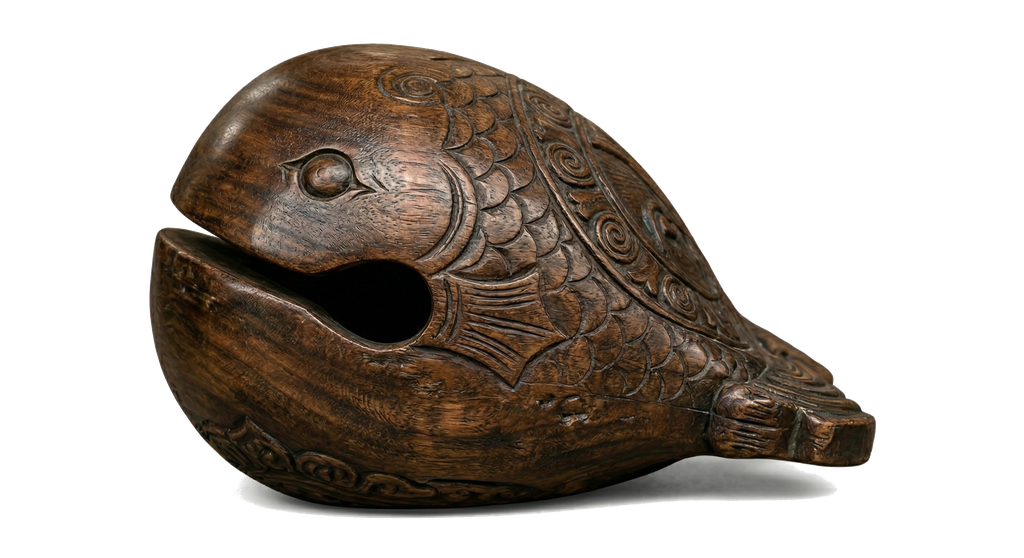
#> input picture images/wooden-fish.png, 1024 x 558 px
$ python remove-background.py
#> lines starting #> are read from the running program, lines starting #| are printed output that depends on the picture
#!/usr/bin/env python3
"""
木鱼图片背景去除脚本
功能：将木鱼图片的背景变为透明
"""

from PIL import Image
import os

def remove_background(input_path, output_path):
    """
    去除图片背景并保存为透明PNG
    """
#> called with input_path = 'scripts/../images/wooden-fish.png'
    print(f"📖 读取图片: {input_path}")

    try:
        # 打开图片
        img = Image.open(input_path)
#> img is the input picture: PIL image 1024x558 RGBA; mean R, G, B, A 35, 27.6, 21, 108.2
        print(f"✅ 图片打开成功")
        print(f"📐 尺寸: {img.size}")
#| 📐 尺寸: (1024, 558)
        print(f"🎨 模式: {img.mode}")
#| 🎨 模式: RGBA

        # 转换为 RGBA 模式（如果还不是）
        if img.mode != 'RGBA':
            img = img.convert('RGBA')
            print(f"🔄 转换为 RGBA 模式")

        # 获取图片数据
        data = img.getdata()

        # 分析边缘颜色（假设边缘是背景）
        # 获取四个角的颜色
        corners = [
            img.getpixel((0, 0)),  # 左上
            img.getpixel((img.width - 1, 0)),  # 右上
            img.getpixel((0, img.height - 1)),  # 左下
            img.getpixel((img.width - 1, img.height - 1))  # 右下
        ]
#> corners = [(0, 0, 0, 0), (0, 0, 0, 0), (0, 0, 0, 0), (0, 0, 0, 0)]

        # 计算平均背景颜色
        avg_r = sum(c[0] for c in corners) // 4
#> avg_r = 0
        avg_g = sum(c[1] for c in corners) // 4
#> avg_g = 0
        avg_b = sum(c[2] for c in corners) // 4
#> avg_b = 0

        print(f"🎯 检测到背景颜色: RGB({avg_r}, {avg_g}, {avg_b})")
#| 🎯 检测到背景颜色: RGB(0, 0, 0)

        # 容差值（可以根据实际情况调整）
        tolerance = 30

        # 创建新的像素数据
        new_data = []
        for item in data:
            r, g, b, a = item

            # 检查是否与背景颜色相似
            if (abs(r - avg_r) < tolerance and
                abs(g - avg_g) < tolerance and
                abs(b - avg_b) < tolerance):
                # 设置为完全透明
                new_data.append((r, g, b, 0))
            else:
                # 保留原始颜色，稍微提高透明度
                # 使用抗锯齿：如果颜色接近背景但不完全相同，逐渐过渡
                color_diff = max(abs(r - avg_r), abs(g - avg_g), abs(b - avg_b))
                if color_diff < tolerance * 1.5:
                    # 边缘区域：逐渐透明
                    alpha = int((color_diff / (tolerance * 1.5)) * 255)
                    new_data.append((r, g, b, alpha))
                else:
                    # 主体部分：完全不透明
                    new_data.append((r, g, b, 255))
#> after the loop, new_data = 571392 items

        # 更新图片数据
        img.putdata(new_data)
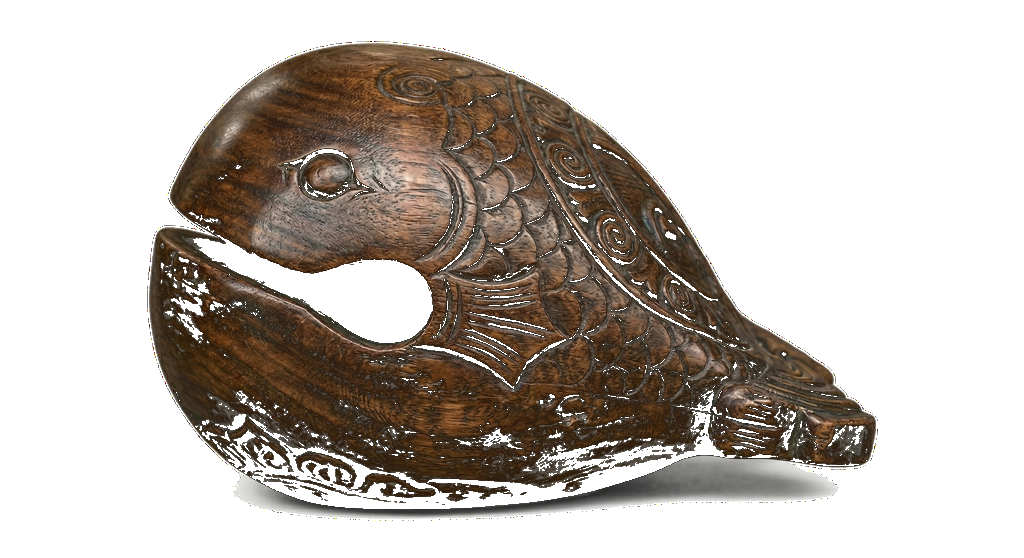
#> img: PIL image 1024x558 RGBA; mean R, G, B, A 35, 27.6, 21, 95; transparent parts drawn white

        # 保存为 PNG
        print(f"💾 保存透明图片: {output_path}")
        img.save(output_path, 'PNG')

        # 检查文件大小
        file_size = os.path.getsize(output_path) / 1024
        print(f"✅ 完成！文件大小: {file_size:.2f} KB")

        return True

    except Exception as e:
        print(f"❌ 错误: {e}")
        return False

if __name__ == "__main__":
    # 路径设置
    input_file = "../images/wooden-fish.png"
    output_file = "../images/wooden-fish-transparent.png"

    # 转换路径为绝对路径
    script_dir = os.path.dirname(os.path.abspath(__file__))
    input_path = os.path.join(script_dir, input_file)
    output_path = os.path.join(script_dir, output_file)

    print("=" * 50)
    print("🖼️ 木鱼图片背景去除工具")
    print("=" * 50)

    if os.path.exists(input_path):
        success = remove_background(input_path, output_path)
        if success:
            print("\n🎉 成功！透明背景图片已生成")
        else:
            print("\n😢 处理失败")
    else:
        print(f"❌ 文件不存在: {input_path}")

$ run again, with images/bg-classic.png copied over images/wooden-fish.png
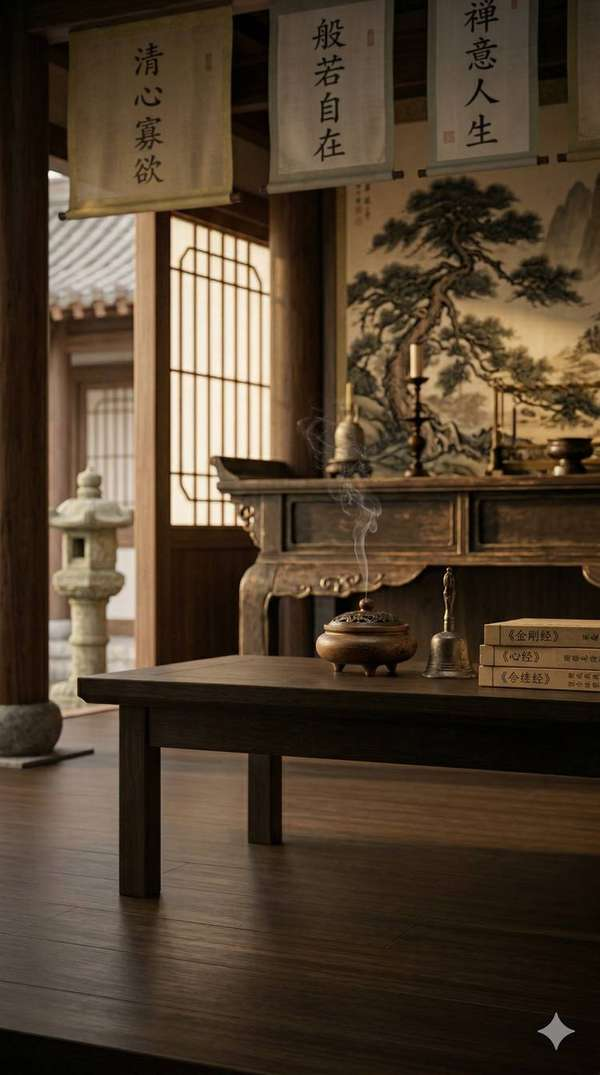
#> input picture images/bg-classic.png, 600 x 1075 px
#> in remove_background, img is the input picture: PIL image 600x1075 RGB; mean R, G, B 80.6, 64.3, 47
#| 📐 尺寸: (600, 1075)
#| 🎨 模式: RGB
#> corners = [(1, 2, 0, 255), (49, 41, 30, 255), (3, 4, 0, 255), (28, 20, 17, 255)]
#> avg_r = 20
#> avg_g = 16
#> avg_b = 11
#| 🎯 检测到背景颜色: RGB(20, 16, 11)
#> the loop in remove_background, `for item in data:` made 645000 passes
#> (item, r, g, b) on passes 1 to 3: ((1, 2, 0, 255), 1, 2, 0), ((2, 3, 0, 255), 2, 3, 0), ((2, 3, 0, 255), 2, 3, 0)
#> after the loop in remove_background, `for item in data:`: new_data = 645000 items
#> in remove_background, `img.putdata(new_data)`:
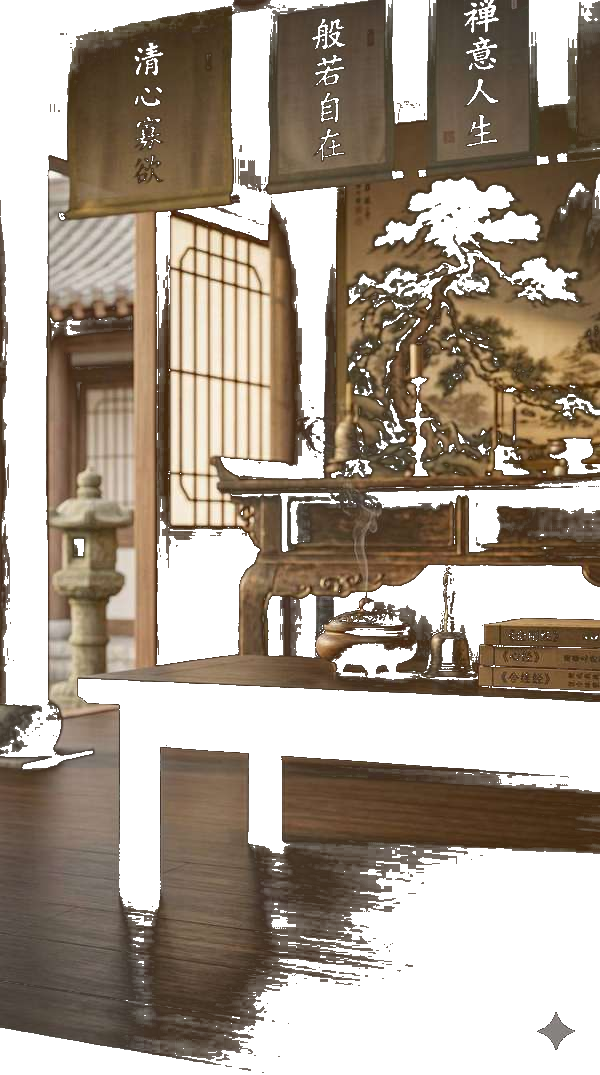
#> img: PIL image 600x1075 RGBA; mean R, G, B, A 80.6, 64.3, 47, 157.7; transparent parts drawn white

$ run again, with images/bg-cyber.png copied over images/wooden-fish.png
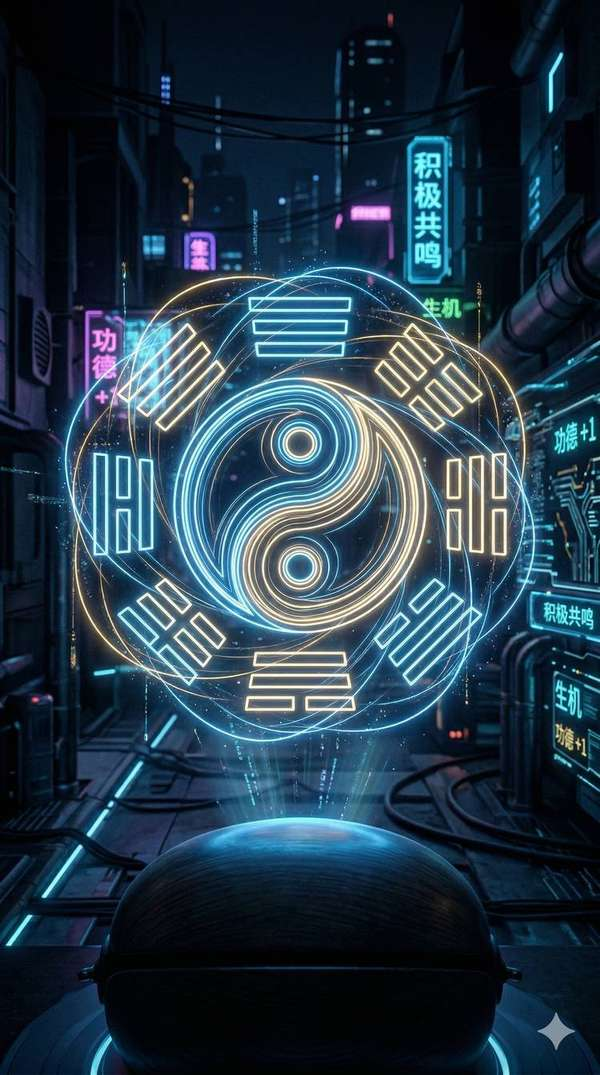
#> input picture images/bg-cyber.png, 600 x 1075 px
#> in remove_background, img is the input picture: PIL image 600x1075 RGB; mean R, G, B 36.1, 56.7, 72.2
#| 📐 尺寸: (600, 1075)
#| 🎨 模式: RGB
#> corners = [(1, 1, 1, 255), (2, 6, 15, 255), (4, 25, 54, 255), (14, 35, 56, 255)]
#> avg_r = 5
#> avg_g = 16
#> avg_b = 31
#| 🎯 检测到背景颜色: RGB(5, 16, 31)
#> the loop in remove_background, `for item in data:` made 645000 passes
#> (item, r, g, b) on passes 1 to 8: ((1, 1, 1, 255), 1, 1, 1), ((1, 1, 1, 255), 1, 1, 1), ((1, 1, 1, 255), 1, 1, 1), ((1, 1, 1, 255), 1, 1, 1), ((1, 1, 1, 255), 1, 1, 1), ((1, 1, 1, 255), 1, 1, 1), ((1, 1, 1, 255), 1, 1, 1), ((1, 1, 1, 255), 1, 1, 1)
#> after the loop in remove_background, `for item in data:`: new_data = 645000 items
#> in remove_background, `img.putdata(new_data)`:
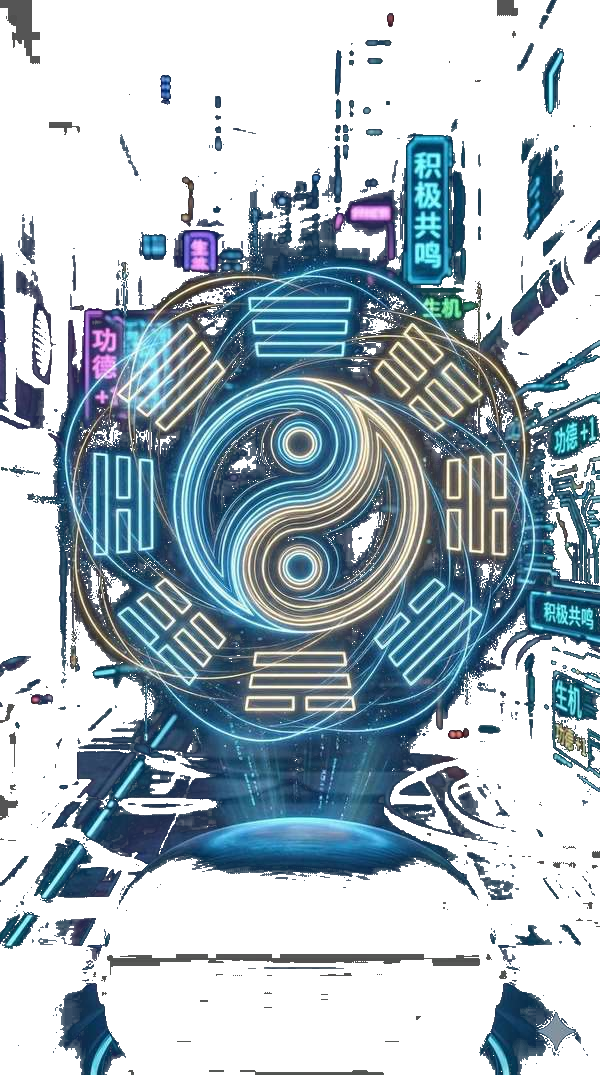
#> img: PIL image 600x1075 RGBA; mean R, G, B, A 36.1, 56.7, 72.2, 118.4; transparent parts drawn white
